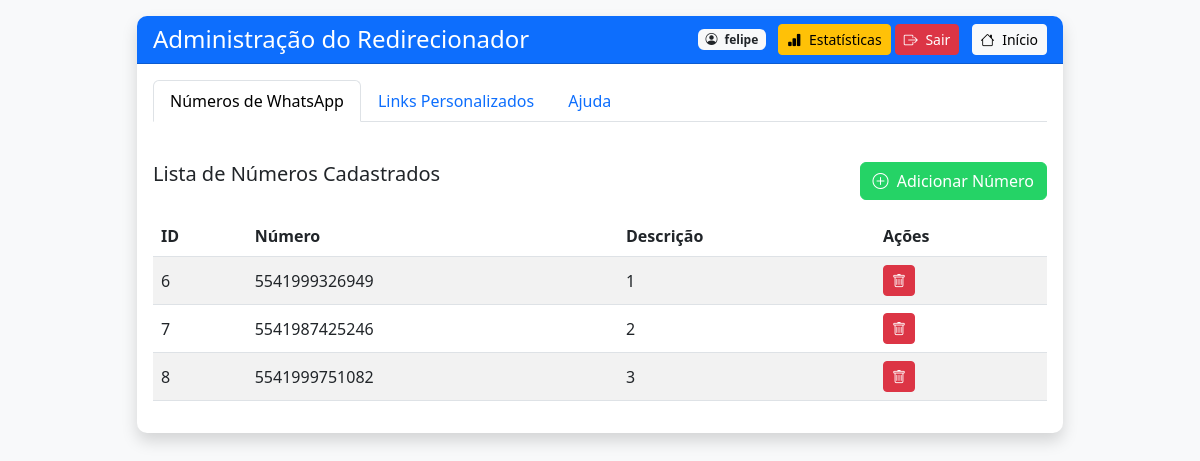
/admin (signed in), run on the app's committed database.
### tables this page shows
CREATE TABLE whatsapp_numbers (
                        id INTEGER PRIMARY KEY AUTOINCREMENT,
                        user_id INTEGER NOT NULL,
                        phone_number TEXT NOT NULL,
                        description TEXT, redirect_count INTEGER DEFAULT 0,
                        FOREIGN KEY (user_id) REFERENCES users (id)
                    );

### app.py (the view)
@app.route('/admin')
@login_required
def admin():
    user_id = session.get('user_id')
    with get_db_connection() as conn:
        numbers = conn.execute('SELECT * FROM whatsapp_numbers WHERE user_id = ?', (user_id,)).fetchall()
        links = conn.execute('SELECT * FROM custom_links WHERE user_id = ?', (user_id,)).fetchall()
    return render_template('admin.html', numbers=numbers, links=links)

### app.py (called while the page is built)
def get_db_connection():
    conn = sqlite3.connect(app.config['DATABASE'])
    conn.row_factory = sqlite3.Row
    return conn

def login_required(f):
    @wraps(f)
    def decorated_function(*args, **kwargs):
        print(f"Verificando autenticação para rota: {request.path}")
        print(f"Informações da sessão: {session}")
        if 'logged_in' not in session or not session['logged_in']:
            print(f"Acesso negado: usuário não está logado")
            return redirect(url_for('login'))
        return f(*args, **kwargs)
    return decorated_function

### templates/admin.html (shortened to what this page needs)
<!DOCTYPE html>
<html lang="pt-BR">
<head>
    <link href="https://cdn.jsdelivr.net/npm/bootstrap@5.3.0-alpha1/dist/css/bootstrap.min.css" rel="stylesheet">
    <link rel="stylesheet" href="https://cdn.jsdelivr.net/npm/bootstrap-icons@1.10.0/font/bootstrap-icons.css">
    <link rel="stylesheet" href="{{ url_for('static', filename='css/styles.css') }}">
</head>
<body>
    <div class="container">
        <div class="row justify-content-center mt-3">
            <div class="col-md-10">
                <div class="card shadow mb-4">
                    <div class="card-header bg-primary text-white d-flex justify-content-between align-items-center">
                        <h2 class="h4 mb-0">Administração do Redirecionador</h2>
                        <div>
                            <span class="badge bg-light text-dark me-2">
                                <i class="bi bi-person-circle me-1"></i> {{ session.username }}
                            </span>
                            <a href="{{ url_for('estatisticas') }}" class="btn btn-sm btn-warning">
                                <i class="bi bi-bar-chart-fill me-1"></i> Estatísticas
                            </a>
                            <a href="{{ url_for('logout') }}" class="btn btn-sm btn-danger">
                                <i class="bi bi-box-arrow-right me-1"></i> Sair
                            </a>
                            <a href="{{ url_for('index') }}" class="btn btn-sm btn-light ms-2">
                                <i class="bi bi-house me-1"></i> Início
                            </a>
                        </div>
                    </div>
                    <div class="card-body">
                        <ul class="nav nav-tabs mb-4" id="adminTabs" role="tablist">
                            <li class="nav-item" role="presentation">
                                <button class="nav-link active" id="numbers-tab" data-bs-toggle="tab" data-bs-target="#numbers" type="button" role="tab" aria-controls="numbers" aria-selected="true">
                                    Números de WhatsApp
                                </button>
                            </li>
                            <li class="nav-item" role="presentation">
                                <button class="nav-link" id="links-tab" data-bs-toggle="tab" data-bs-target="#links" type="button" role="tab" aria-controls="links" aria-selected="false">
                                    Links Personalizados
                                </button>
                            </li>
                            <li class="nav-item" role="presentation">
                                <button class="nav-link" id="help-tab" data-bs-toggle="tab" data-bs-target="#help" type="button" role="tab" aria-controls="help" aria-selected="false">
                                    Ajuda
                                </button>
                            </li>
                        </ul>
                        <div class="tab-content" id="adminTabsContent">
                            <div class="tab-pane fade show active" id="numbers" role="tabpanel" aria-labelledby="numbers-tab">
                                <div class="d-flex justify-content-between mb-3">
                                    <h3 class="h5">Lista de Números Cadastrados</h3>
                                    <button class="btn btn-success" data-bs-toggle="modal" data-bs-target="#addNumberModal">
                                        <i class="bi bi-plus-circle me-1"></i> Adicionar Número
                                    </button>
                                </div>
                                <div class="table-responsive">
                                    <table class="table table-striped table-hover">
                                        <thead>
                                            <tr>
                                                <th>ID</th>
                                                <th>Número</th>
                                                <th>Descrição</th>
                                                <th>Ações</th>
                                            </tr>
                                        </thead>
                                        <tbody id="numbersList">
                                            {% if numbers %}
                                                {% for number in numbers %}
                                                <tr data-id="{{ number.id }}">
                                                    <td>{{ number.id }}</td>
                                                    <td>{{ number.phone_number }}</td>
                                                    <td>{{ number.description }}</td>
                                                    <td>
                                                        <button class="btn btn-sm btn-danger delete-number" data-id="{{ number.id }}">
                                                            <i class="bi bi-trash"></i>
                                                        </button>
                                                    </td>
                                                </tr>
                                                {% endfor %}
                                            {% else %}
                                                <tr>
                                                    <td colspan="4" class="text-center">Nenhum número cadastrado</td>
                                                </tr>
                                            {% endif %}
                                        </tbody>
                                    </table>
                                </div>
                            </div>
                        </div>
                    </div>
                </div>
            </div>
        </div>
    </div>
</body>
</html>

### static/css/styles.css (style rules this page uses)
body { background-color: #f8f9fa; font-family: 'Segoe UI', Tahoma, Geneva, Verdana, sans-serif; }
.card { border-radius: 10px; border: none; overflow: hidden; }
.card-header { font-weight: 600; }
.btn-success { background-color: #25d366; border-color: #25d366; }
.tab-content { padding-top: 1rem; }
.table td, .table th { vertical-align: middle; }

### data on the page
whatsapp_numbers: id "6", phone_number "5541999326949", description "1"
whatsapp_numbers: id "7", phone_number "5541987425246", description "2"
whatsapp_numbers: id "8", phone_number "5541999751082", description "3"

### other printed values
{{ session.username }} "felipe"
